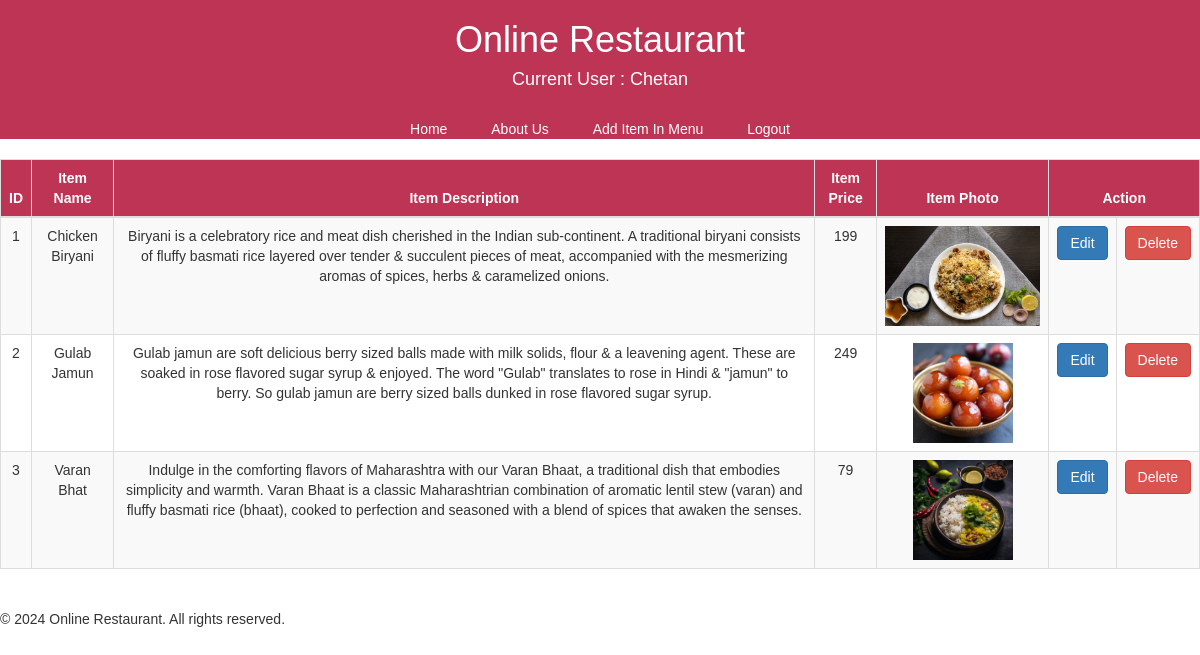
/manageMenu (signed in), run on the app's committed database.
### Management/models.py (models this page shows)
class Menu(models.Model):
    item_name = models.CharField(max_length=100)
    item_description = models.TextField(max_length=1000)
    item_price = models.IntegerField(null=False)
    item_photo = models.FileField(upload_to='media/photo',default='0')

### Management/views.py (the view)
# urls.py: path('manageMenu', views.MenuManage, name='Mange Menu'),
def MenuManage(request):
    if request.user.groups.filter(name='Admins'):
        data = Menu.objects.all()
        return render(request,'ManageMenu.html',{'name' : request.user, 'items' : data})
    else:
        return redirect('/')

### templates/ManageMenu.html (shortened to what this page needs)
<!DOCTYPE html>
<html lang="en">
<head>
    <link rel="stylesheet" href="https://maxcdn.bootstrapcdn.com/bootstrap/3.4.1/css/bootstrap.min.css">
</head>
<body>
<header class="container-fluid p-5 my-5 bg-#BE3455 text-white">
    <h1 class="Heading">Online Restaurant</h1> <h4>Current User : {{ name }}</h4><br>
    <nav>
        <a href="/" style="padding-right : 20px; padding-left : 20px;">Home</a>
        <a href="#" style="padding-right : 20px; padding-left : 20px;">About Us</a>
        <a href="AddMenuItem" style="padding-right : 20px; padding-left : 20px;">Add Item In Menu</a>
        <a href="userLogout" style="padding-right : 20px; padding-left : 20px;">Logout</a>
    </nav>
</header>
<br>
    <div class="table-responsive">
        <table class="table table-striped table-bordered" style="text-align: center">
            <thead>
            <tr style="text-align: center; color: white; background-color: #BE3455">
                <th style="text-align: center;">ID</th>
                <th style="text-align: center;">Item Name</th>
                <th style="text-align: center;">Item Description</th>
                <th style="text-align: center;">Item Price</th>
                <th style="text-align: center;">Item Photo</th>
                <th colspan="2" style="text-align: center;">Action</th>
            </tr>
            </thead>
            <tbody>
            {% for i in items %}
            <tr>
                <td>{{i.id}}</td>
                <td>{{i.item_name}}</td>
                <td>{{i.item_description}}</td>
                <td>{{i.item_price}}</td>
                <td>
                    <figure>
                        <img src="{{ i.item_photo }}" alt="item photo" height="100"/>
                    </figure>
                </td>
                <td>
                    <a href="/edit_menu?id={{i.id}}"  class="btn btn-primary" style="color : white">Edit</a>
                </td>
                <td>
                    <div>
                        <a href="/delete_menu?id={{i.id}}" class="btn btn-danger" style="color : white">Delete</a>
                    </div>
                </td>
            </tr>
            {% endfor %}
            </tbody>
        </table>
    </div>
<br>
<footer>
    <p>&copy; 2024 Online Restaurant. All rights reserved.</p>
</footer>
</body>
</html>

### templates/ManageMenu.html (style rules this page uses)
body { font-family: Arial, sans-serif; margin: 0; padding: 0; }
header { background-color: #BE3455; color: white; text-align: center; }
nav a { color: white; }
footer { bottom: 0; }

### data on the page
Menu: id "1", item_name "Chicken Biryani", item_description "Biryani is a celebratory rice and meat dish cherished in the Indian sub-continent. A traditional biryani consists of fluffy basmati rice layered over tender & succulent pieces of meat, accompanied with the mesmerizing aromas of spices, herbs & caramelized onions.", item_price "199", item_photo (picture)
Menu: id "2", item_name "Gulab Jamun", item_description "Gulab jamun are soft delicious berry sized balls made with milk solids, flour & a leavening agent. These are soaked in rose flavored sugar syrup & enjoyed. The word \"Gulab\" translates to rose in Hindi & \"jamun\" to berry. So gulab jamun are berry sized balls dunked in rose flavored sugar syrup.", item_price "249", item_photo (picture)
Menu: id "3", item_name "Varan Bhat", item_description "Indulge in the comforting flavors of Maharashtra with our Varan Bhaat, a traditional dish that embodies simplicity and warmth. Varan Bhaat is a classic Maharashtrian combination of aromatic lentil stew (varan) and fluffy basmati rice (bhaat), cooked to perfection and seasoned with a blend of spices that awaken the senses.", item_price "79", item_photo (picture)

### other printed values
{{ name }} "Chetan"
